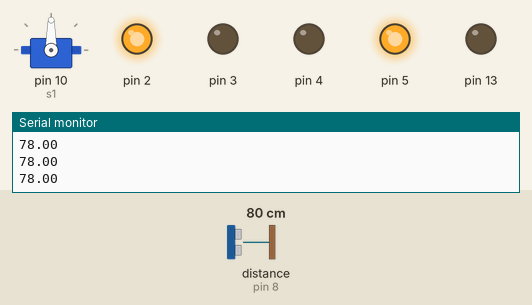
The sketch below on a simulated Arduino Uno, built with avr-gcc and run on an emulated ATmega328P. Parts: servo, output pins drawn as LEDs (lit = HIGH), the last lines printed to the serial monitor. Wiring (inferred from the names in the program): ultrasonic range finder: trigger pin 9; echo pin 8. Inputs (shaded band) come from the test bench; at power-on: distance to the obstacle (sensor on pin 8) 80 cm. The echo pulse lasts 58.3 µs per cm; pins used as bus, display or sensor lines are not drawn.

Above: at 1.2 s.
1.3 s: distance to the obstacle (sensor on pin 8) set to 22 cm
2.8 s: distance to the obstacle (sensor on pin 8) set to 18 cm
At 4.7 s:
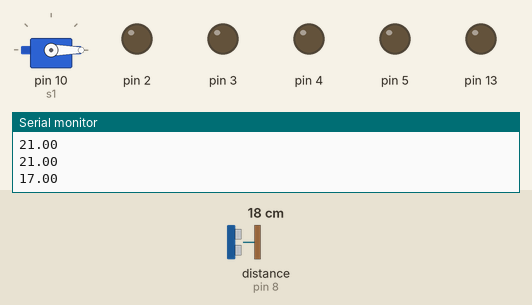
5.8 s: distance to the obstacle (sensor on pin 8) set to 35 cm
At 8.72 s:
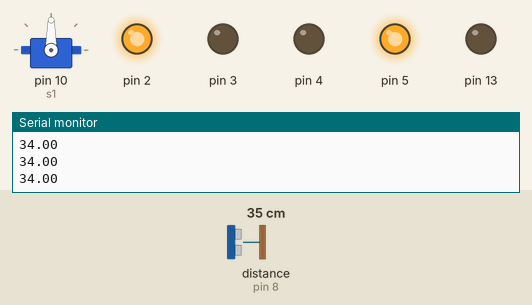
8.8 s: distance to the obstacle (sensor on pin 8) set to 2 cm
At 11.3 s:
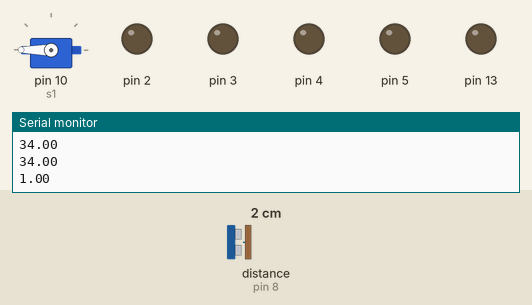
Timing chart, 0 to 12.8 s (numbered marks = the images above; inputs shaded):
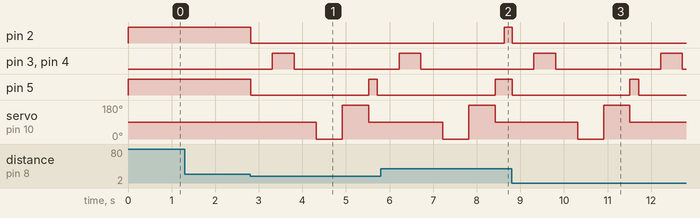

Measured:
- the behaviour switches between 21 and 20 cm on distance to the obstacle (sensor on pin 8) (found by bisection; images 0 and 1)
- after the input at 2.8 s, pin 2: HIGH → LOW at once; pin 3, pin 4: LOW → HIGH after 0.51 s, → LOW 0.50 s later; pin 5: HIGH → LOW at once, → HIGH 2.7 s later, → LOW 0.20 s later; servo on pin 10 (s1): 90° → 0° after 1.5 s, → 180° 0.60 s later, → 90° 0.60 s later
- after the input at 5.8 s, pin 2: LOW → HIGH after 2.8 s
- after the input at 8.8 s, pin 2: HIGH → LOW at once; pin 3, pin 4: alternates HIGH for 0.50 s and LOW for 2.4 s, starting after 0.51 s; pin 5: HIGH → LOW at once, → HIGH 2.7 s later, → LOW 0.20 s later; servo on pin 10 (s1): 90° → 0° after 1.5 s, → 180° 0.60 s later, → 90° 0.60 s later

The sketch:

PROJECT.ino
```cpp
#include<Servo.h>
Servo s1;
int trigPin = 9;
int echoPin = 8;
float c;
int distanceR,distanceL;
int distance();
int forward();
int stopu();
int back();
int right();
int left();
int leftd();
int rightd();


void setup() {
 pinMode(2,OUTPUT);
 pinMode(3,OUTPUT);
 pinMode(4,OUTPUT);
 pinMode(5,OUTPUT);
  // begin serial port
 Serial.begin (9600);
 s1.attach(10);
  // configure the trigger pin to output mode
  pinMode(trigPin, OUTPUT);
  // configure the echo pin to input mode
  pinMode(echoPin, INPUT);
  pinMode(13,OUTPUT);
}

void loop(){

//  digitalWrite(2,HIGH);
//  digitalWrite(3,LOW);
//  digitalWrite(4,HIGH);
//  digitalWrite(5,LOW);


 c=distance();
 Serial.println(c);

 if(c<20){
  stopu();
  delay(500);
  back();
  delay(500);
  stopu();
  delay(500);
  distanceR=rightd();
  distanceL=leftd();
  if(distanceR<distanceL)
  {
    left();
  }
  else{
    right();
  }
 }
 else{
  forward();
 }
}

int distance(){
  float duration_us=0,distance_cm;
  // generate 10-microsecond pulse to TRIG pin
  digitalWrite(trigPin, HIGH);
  delayMicroseconds(10);
  digitalWrite(trigPin, LOW);

  // measure duration of pulse from ECHO pin
  duration_us = pulseIn(echoPin, HIGH);

  // calculate the distance
  distance_cm = 0.017 * duration_us;

 return distance_cm;

  delay(500);

}
//LEFT SIDE FORWARD-5
//RIGHT SIDE FORWARD-2
 int forward(){
 digitalWrite(2,1);
 digitalWrite(5,1);
 }
 //LEFT SIDE BACKWARD-3
//RIGHT SIDE BACKWARD-4
  int back(){
 digitalWrite(3,1);
 digitalWrite(4,1);
 }
   int stopu(){
 digitalWrite(2,0);
 digitalWrite(3,0);
 digitalWrite(4,0);
 digitalWrite(5,0);
 }
 int right(){
  digitalWrite(5,1);
  delay(200);
  stopu();
 }
 int left(){
  digitalWrite(2,1);
  delay(200);
  stopu();


}
int leftd(){
  s1.write(180);
  int v=distance();
  delay(600);
  s1.write(90);
  return v;
}
int rightd(){
  s1.write(0);
  int v=distance();
    delay(600);
  s1.write(90);
  return v;
}
```
